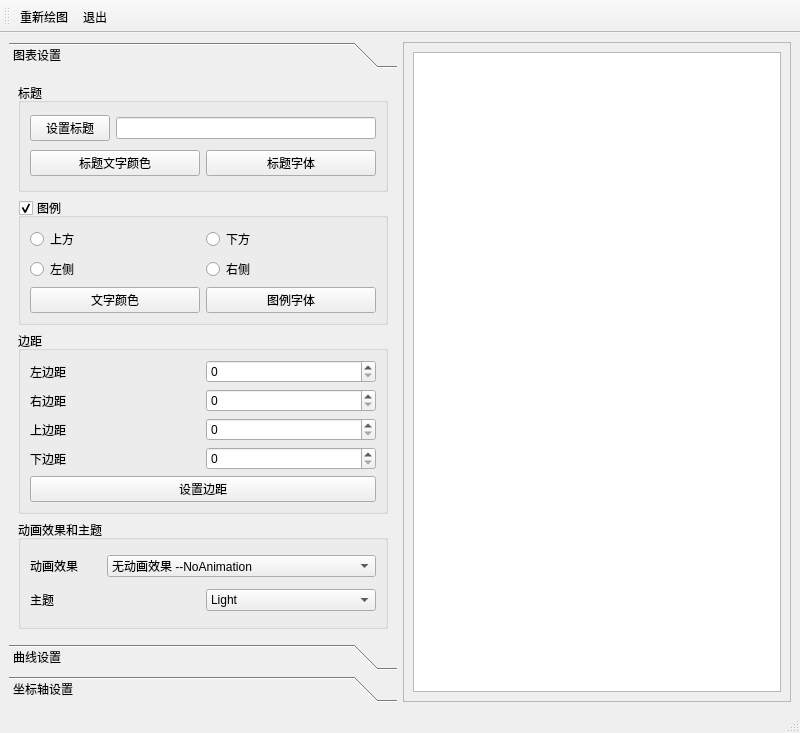
<?xml version="1.0" encoding="UTF-8"?>
<ui version="4.0">
 <class>MainWindow</class>
 <widget class="QMainWindow" name="MainWindow">
  <property name="geometry">
   <rect>
    <x>0</x>
    <y>0</y>
    <width>800</width>
    <height>733</height>
   </rect>
  </property>
  <property name="windowTitle">
   <string>MainWindow</string>
  </property>
  <widget class="QWidget" name="centralwidget">
   <layout class="QHBoxLayout" name="horizontalLayout_6">
    <item>
     <widget class="QToolBox" name="toolBox">
      <property name="currentIndex">
       <number>0</number>
      </property>
      <widget class="QWidget" name="page">
       <property name="geometry">
        <rect>
         <x>0</x>
         <y>-66</y>
         <width>453</width>
         <height>601</height>
        </rect>
       </property>
       <attribute name="label">
        <string>图表设置</string>
       </attribute>
       <layout class="QVBoxLayout" name="verticalLayout_13">
        <item>
         <widget class="QGroupBox" name="groupBox_title">
          <property name="title">
           <string>标题</string>
          </property>
          <layout class="QVBoxLayout" name="verticalLayout_10">
           <item>
            <layout class="QHBoxLayout" name="horizontalLayout_7">
             <item>
              <widget class="QPushButton" name="pushButton_setTitle">
               <property name="text">
                <string>设置标题</string>
               </property>
              </widget>
             </item>
             <item>
              <widget class="QLineEdit" name="lineEdit_titleText"/>
             </item>
            </layout>
           </item>
           <item>
            <layout class="QHBoxLayout" name="horizontalLayout_8">
             <item>
              <widget class="QPushButton" name="pushButton_titleTextColor">
               <property name="text">
                <string>标题文字颜色</string>
               </property>
              </widget>
             </item>
             <item>
              <widget class="QPushButton" name="pushButton_titleFont">
               <property name="text">
                <string>标题字体</string>
               </property>
              </widget>
             </item>
            </layout>
           </item>
          </layout>
         </widget>
        </item>
        <item>
         <widget class="QGroupBox" name="groupBox_graphItem">
          <property name="title">
           <string>图例</string>
          </property>
          <property name="checkable">
           <bool>true</bool>
          </property>
          <layout class="QVBoxLayout" name="verticalLayout_11">
           <item>
            <layout class="QHBoxLayout" name="horizontalLayout_9">
             <item>
              <widget class="QRadioButton" name="radioButton_top">
               <property name="text">
                <string>上方</string>
               </property>
              </widget>
             </item>
             <item>
              <widget class="QRadioButton" name="radioButton_bottom">
               <property name="text">
                <string>下方</string>
               </property>
              </widget>
             </item>
            </layout>
           </item>
           <item>
            <layout class="QHBoxLayout" name="horizontalLayout_10">
             <item>
              <widget class="QRadioButton" name="radioButton_left">
               <property name="text">
                <string>左侧</string>
               </property>
              </widget>
             </item>
             <item>
              <widget class="QRadioButton" name="radioButton_right">
               <property name="text">
                <string>右侧</string>
               </property>
              </widget>
             </item>
            </layout>
           </item>
           <item>
            <layout class="QHBoxLayout" name="horizontalLayout_11">
             <item>
              <widget class="QPushButton" name="pushButton_textColor">
               <property name="text">
                <string>文字颜色</string>
               </property>
              </widget>
             </item>
             <item>
              <widget class="QPushButton" name="pushButton_itemFont">
               <property name="text">
                <string>图例字体</string>
               </property>
              </widget>
             </item>
            </layout>
           </item>
          </layout>
         </widget>
        </item>
        <item>
         <widget class="QGroupBox" name="groupBox_margin">
          <property name="title">
           <string>边距</string>
          </property>
          <layout class="QVBoxLayout" name="verticalLayout_12">
           <item>
            <layout class="QHBoxLayout" name="horizontalLayout_12">
             <item>
              <widget class="QLabel" name="label_3">
               <property name="text">
                <string>左边距</string>
               </property>
              </widget>
             </item>
             <item>
              <widget class="QSpinBox" name="spinBox_left"/>
             </item>
            </layout>
           </item>
           <item>
            <layout class="QHBoxLayout" name="horizontalLayout_13">
             <item>
              <widget class="QLabel" name="label_4">
               <property name="text">
                <string>右边距</string>
               </property>
              </widget>
             </item>
             <item>
              <widget class="QSpinBox" name="spinBox_right"/>
             </item>
            </layout>
           </item>
           <item>
            <layout class="QHBoxLayout" name="horizontalLayout_14">
             <item>
              <widget class="QLabel" name="label_5">
               <property name="text">
                <string>上边距</string>
               </property>
              </widget>
             </item>
             <item>
              <widget class="QSpinBox" name="spinBox_top"/>
             </item>
            </layout>
           </item>
           <item>
            <layout class="QHBoxLayout" name="horizontalLayout_15">
             <item>
              <widget class="QLabel" name="label_6">
               <property name="text">
                <string>下边距</string>
               </property>
              </widget>
             </item>
             <item>
              <widget class="QSpinBox" name="spinBox_bottom"/>
             </item>
            </layout>
           </item>
           <item>
            <widget class="QPushButton" name="pushButton_setMargin">
             <property name="text">
              <string>设置边距</string>
             </property>
            </widget>
           </item>
          </layout>
         </widget>
        </item>
        <item>
         <widget class="QGroupBox" name="groupBox_animatEffect">
          <property name="title">
           <string>动画效果和主题</string>
          </property>
          <layout class="QVBoxLayout" name="verticalLayout_14">
           <item>
            <layout class="QHBoxLayout" name="horizontalLayout_16">
             <item>
              <widget class="QLabel" name="label_7">
               <property name="text">
                <string>动画效果</string>
               </property>
              </widget>
             </item>
             <item>
              <widget class="QComboBox" name="comboBox_animationEffect">
               <item>
                <property name="text">
                 <string>无动画效果 --NoAnimation</string>
                </property>
               </item>
               <item>
                <property name="text">
                 <string>背景网格有动画效果--GridAxisAnimations</string>
                </property>
               </item>
               <item>
                <property name="text">
                 <string>序列有动画效果--SeriesAnimations</string>
                </property>
               </item>
               <item>
                <property name="text">
                 <string>背景网格和序列都有动画效果--AllAnimations</string>
                </property>
               </item>
              </widget>
             </item>
            </layout>
           </item>
           <item>
            <layout class="QHBoxLayout" name="horizontalLayout_17">
             <item>
              <widget class="QLabel" name="label_8">
               <property name="text">
                <string>主题</string>
               </property>
              </widget>
             </item>
             <item>
              <widget class="QComboBox" name="comboBox_theme">
               <item>
                <property name="text">
                 <string>Light</string>
                </property>
               </item>
               <item>
                <property name="text">
                 <string>BlueCerulean</string>
                </property>
               </item>
               <item>
                <property name="text">
                 <string>Dark</string>
                </property>
               </item>
               <item>
                <property name="text">
                 <string>BrownSand</string>
                </property>
               </item>
               <item>
                <property name="text">
                 <string>BlueNcs</string>
                </property>
               </item>
               <item>
                <property name="text">
                 <string>HighContrast</string>
                </property>
               </item>
               <item>
                <property name="text">
                 <string>BlueIcy</string>
                </property>
               </item>
               <item>
                <property name="text">
                 <string>Qt</string>
                </property>
               </item>
               <item>
                <property name="text">
                 <string>none</string>
                </property>
               </item>
              </widget>
             </item>
            </layout>
           </item>
          </layout>
         </widget>
        </item>
       </layout>
      </widget>
      <widget class="QWidget" name="page_2">
       <property name="geometry">
        <rect>
         <x>0</x>
         <y>0</y>
         <width>386</width>
         <height>556</height>
        </rect>
       </property>
       <attribute name="label">
        <string>曲线设置</string>
       </attribute>
       <layout class="QVBoxLayout" name="verticalLayout_9">
        <item>
         <widget class="QGroupBox" name="groupBox_chooseSeries">
          <property name="title">
           <string>选择操作序列</string>
          </property>
          <layout class="QVBoxLayout" name="verticalLayout_2">
           <item>
            <layout class="QHBoxLayout" name="horizontalLayout">
             <item>
              <widget class="QRadioButton" name="radioButton_sinLine">
               <property name="text">
                <string>Sin曲线</string>
               </property>
              </widget>
             </item>
             <item>
              <widget class="QRadioButton" name="radioButton_cosLine">
               <property name="text">
                <string>Cos曲线</string>
               </property>
              </widget>
             </item>
            </layout>
           </item>
          </layout>
         </widget>
        </item>
        <item>
         <widget class="QGroupBox" name="groupBox_seriesLine">
          <property name="title">
           <string>序列曲线</string>
          </property>
          <property name="checkable">
           <bool>true</bool>
          </property>
          <property name="checked">
           <bool>true</bool>
          </property>
          <layout class="QVBoxLayout" name="verticalLayout_3">
           <item>
            <layout class="QHBoxLayout" name="horizontalLayout_2">
             <item>
              <widget class="QPushButton" name="pushButton_seriesName">
               <property name="text">
                <string>序列名称</string>
               </property>
              </widget>
             </item>
             <item>
              <widget class="QLineEdit" name="lineEdit_SeriesName"/>
             </item>
            </layout>
           </item>
           <item>
            <layout class="QHBoxLayout" name="horizontalLayout_3">
             <item>
              <widget class="QPushButton" name="pushButton_LineColor">
               <property name="text">
                <string>曲线颜色</string>
               </property>
              </widget>
             </item>
             <item>
              <widget class="QPushButton" name="pushButton_LinePen">
               <property name="text">
                <string>曲线Pen</string>
               </property>
              </widget>
             </item>
            </layout>
           </item>
          </layout>
         </widget>
        </item>
        <item>
         <widget class="QGroupBox" name="groupBox_useOpenGL">
          <property name="title">
           <string>使用openGL</string>
          </property>
          <property name="checkable">
           <bool>true</bool>
          </property>
          <layout class="QVBoxLayout" name="verticalLayout_8">
           <item>
            <layout class="QHBoxLayout" name="horizontalLayout_4">
             <item>
              <widget class="QLabel" name="label">
               <property name="text">
                <string>透明度</string>
               </property>
              </widget>
             </item>
             <item>
              <widget class="QSlider" name="horizontalSlider">
               <property name="orientation">
                <enum>Qt::Horizontal</enum>
               </property>
              </widget>
             </item>
            </layout>
           </item>
          </layout>
         </widget>
        </item>
        <item>
         <widget class="QGroupBox" name="groupBox_dataPoint">
          <property name="title">
           <string>数据点</string>
          </property>
          <property name="checkable">
           <bool>true</bool>
          </property>
          <layout class="QVBoxLayout" name="verticalLayout_7">
           <item>
            <layout class="QHBoxLayout" name="horizontalLayout_5">
             <item>
              <widget class="QLabel" name="label_2">
               <property name="text">
                <string>数据点大小</string>
               </property>
              </widget>
             </item>
             <item>
              <widget class="QDoubleSpinBox" name="doubleSpinBox">
               <property name="decimals">
                <number>1</number>
               </property>
              </widget>
             </item>
             <item>
              <widget class="QPushButton" name="pushButton_dataColor">
               <property name="text">
                <string>数据点颜色</string>
               </property>
              </widget>
             </item>
            </layout>
           </item>
          </layout>
         </widget>
        </item>
        <item>
         <widget class="QGroupBox" name="groupBox_dataLabel">
          <property name="title">
           <string>数据点标签</string>
          </property>
          <property name="checkable">
           <bool>true</bool>
          </property>
          <layout class="QVBoxLayout" name="verticalLayout_6">
           <item>
            <widget class="QGroupBox" name="groupBox_6">
             <property name="title">
              <string>标签样式</string>
             </property>
             <layout class="QVBoxLayout" name="verticalLayout_5">
              <item>
               <layout class="QVBoxLayout" name="verticalLayout_4">
                <item>
                 <widget class="QRadioButton" name="radioButton_labelStyley">
                  <property name="text">
                   <string>@yPoint</string>
                  </property>
                 </widget>
                </item>
                <item>
                 <widget class="QRadioButton" name="radioButton_labelStylexy">
                  <property name="text">
                   <string>(@xPoint,@yPoint)</string>
                  </property>
                 </widget>
                </item>
               </layout>
              </item>
             </layout>
            </widget>
           </item>
          </layout>
         </widget>
        </item>
       </layout>
      </widget>
      <widget class="QWidget" name="page_3">
       <property name="geometry">
        <rect>
         <x>0</x>
         <y>-286</y>
         <width>365</width>
         <height>842</height>
        </rect>
       </property>
       <attribute name="label">
        <string>坐标轴设置</string>
       </attribute>
       <layout class="QVBoxLayout" name="verticalLayout_20">
        <item>
         <widget class="QGroupBox" name="groupBox_chooseRadix">
          <property name="title">
           <string>选择操作的坐标轴对象</string>
          </property>
          <layout class="QHBoxLayout" name="horizontalLayout_18">
           <item>
            <widget class="QRadioButton" name="radioButton_radixX">
             <property name="text">
              <string>X轴</string>
             </property>
            </widget>
           </item>
           <item>
            <widget class="QRadioButton" name="radioButton_radixY">
             <property name="text">
              <string>Y轴</string>
             </property>
            </widget>
           </item>
          </layout>
         </widget>
        </item>
        <item>
         <widget class="QGroupBox" name="groupBox_radixLineSet">
          <property name="title">
           <string>坐标轴(setVisible())</string>
          </property>
          <property name="checkable">
           <bool>true</bool>
          </property>
          <layout class="QVBoxLayout" name="verticalLayout_15">
           <item>
            <layout class="QHBoxLayout" name="horizontalLayout_19">
             <item>
              <widget class="QLabel" name="label_9">
               <property name="text">
                <string>最小值 </string>
               </property>
              </widget>
             </item>
             <item>
              <widget class="QDoubleSpinBox" name="doubleSpinBox_minValue"/>
             </item>
             <item>
              <widget class="QCheckBox" name="checkBox_inverseRadix">
               <property name="text">
                <string>坐标反向</string>
               </property>
              </widget>
             </item>
            </layout>
           </item>
           <item>
            <layout class="QHBoxLayout" name="horizontalLayout_20">
             <item>
              <widget class="QLabel" name="label_10">
               <property name="text">
                <string>最大值 </string>
               </property>
              </widget>
             </item>
             <item>
              <widget class="QDoubleSpinBox" name="doubleSpinBox_maxValue"/>
             </item>
             <item>
              <widget class="QPushButton" name="pushButton_setRadixRange">
               <property name="text">
                <string>设置坐标范围</string>
               </property>
              </widget>
             </item>
            </layout>
           </item>
          </layout>
         </widget>
        </item>
        <item>
         <widget class="QGroupBox" name="groupBox_radixLineTitle">
          <property name="title">
           <string>轴标题（setTitleVisible())</string>
          </property>
          <property name="checkable">
           <bool>true</bool>
          </property>
          <layout class="QVBoxLayout" name="verticalLayout_17">
           <item>
            <layout class="QHBoxLayout" name="horizontalLayout_23">
             <item>
              <widget class="QPushButton" name="pushButton_setLineTitle">
               <property name="text">
                <string>设置轴标题</string>
               </property>
              </widget>
             </item>
             <item>
              <widget class="QLineEdit" name="lineEdit_LineTitle"/>
             </item>
            </layout>
           </item>
           <item>
            <layout class="QHBoxLayout" name="horizontalLayout_24">
             <item>
              <widget class="QPushButton" name="pushButton_setLineTitleColor">
               <property name="text">
                <string>文字颜色</string>
               </property>
              </widget>
             </item>
             <item>
              <widget class="QPushButton" name="pushButton_setLineTitleFont">
               <property name="text">
                <string>设置字体</string>
               </property>
              </widget>
             </item>
            </layout>
           </item>
          </layout>
         </widget>
        </item>
        <item>
         <widget class="QGroupBox" name="groupBox_radixTickLabel">
          <property name="title">
           <string>轴刻度标签</string>
          </property>
          <property name="checkable">
           <bool>true</bool>
          </property>
          <layout class="QVBoxLayout" name="verticalLayout_16">
           <item>
            <layout class="QHBoxLayout" name="horizontalLayout_21">
             <item>
              <widget class="QPushButton" name="pushButton_setLabelFormat">
               <property name="text">
                <string>设置标签格式</string>
               </property>
              </widget>
             </item>
             <item>
              <widget class="QLineEdit" name="lineEdit_radixLineTickLabelFormat"/>
             </item>
            </layout>
           </item>
           <item>
            <layout class="QHBoxLayout" name="horizontalLayout_22">
             <item>
              <widget class="QPushButton" name="pushButton_6">
               <property name="text">
                <string>文字颜色</string>
               </property>
              </widget>
             </item>
             <item>
              <widget class="QPushButton" name="pushButton_setLabelFont">
               <property name="text">
                <string>设置字体</string>
               </property>
              </widget>
             </item>
            </layout>
           </item>
          </layout>
         </widget>
        </item>
        <item>
         <widget class="QGroupBox" name="groupBox_radixLine">
          <property name="title">
           <string>轴线和主刻度(setLineVisible())</string>
          </property>
          <property name="checkable">
           <bool>true</bool>
          </property>
          <layout class="QVBoxLayout" name="verticalLayout_18">
           <item>
            <layout class="QHBoxLayout" name="horizontalLayout_29">
             <item>
              <widget class="QRadioButton" name="radioButton_fixTick">
               <property name="text">
                <string>固定刻度</string>
               </property>
              </widget>
             </item>
             <item>
              <widget class="QRadioButton" name="radioButton_dynimicTick">
               <property name="text">
                <string>动态刻度</string>
               </property>
              </widget>
             </item>
            </layout>
           </item>
           <item>
            <layout class="QHBoxLayout" name="horizontalLayout_28">
             <item>
              <widget class="QLabel" name="label_11">
               <property name="text">
                <string>Tick个数</string>
               </property>
              </widget>
             </item>
             <item>
              <widget class="QSpinBox" name="spinBox_tickCnt"/>
             </item>
            </layout>
           </item>
           <item>
            <layout class="QHBoxLayout" name="horizontalLayout_27">
             <item>
              <widget class="QLabel" name="label_12">
               <property name="text">
                <string>刻度起点值</string>
               </property>
              </widget>
             </item>
             <item>
              <widget class="QDoubleSpinBox" name="doubleSpinBox_startTickValue"/>
             </item>
            </layout>
           </item>
           <item>
            <layout class="QHBoxLayout" name="horizontalLayout_26">
             <item>
              <widget class="QLabel" name="label_13">
               <property name="text">
                <string>刻度间隔值</string>
               </property>
              </widget>
             </item>
             <item>
              <widget class="QDoubleSpinBox" name="doubleSpinBox_tickInterValue"/>
             </item>
            </layout>
           </item>
           <item>
            <layout class="QHBoxLayout" name="horizontalLayout_25">
             <item>
              <widget class="QPushButton" name="pushButton_lineTickPen">
               <property name="text">
                <string>线条Pen</string>
               </property>
              </widget>
             </item>
             <item>
              <widget class="QPushButton" name="pushButton_LineTickColor">
               <property name="text">
                <string>线条颜色</string>
               </property>
              </widget>
             </item>
            </layout>
           </item>
          </layout>
         </widget>
        </item>
        <item>
         <widget class="QGroupBox" name="groupBox_radixGridLine">
          <property name="title">
           <string>主网格线(setGridLineVisible())</string>
          </property>
          <property name="checkable">
           <bool>true</bool>
          </property>
          <layout class="QHBoxLayout" name="horizontalLayout_30">
           <item>
            <widget class="QPushButton" name="pushButton_GridPen">
             <property name="text">
              <string>线条Pen</string>
             </property>
            </widget>
           </item>
           <item>
            <widget class="QPushButton" name="pushButton_GridColor">
             <property name="text">
              <string>线条颜色</string>
             </property>
            </widget>
           </item>
          </layout>
         </widget>
        </item>
        <item>
         <widget class="QGroupBox" name="groupBox_radixMinorGridLine">
          <property name="title">
           <string>次网格线(setMinorGridLineVisible())</string>
          </property>
          <property name="flat">
           <bool>false</bool>
          </property>
          <property name="checkable">
           <bool>true</bool>
          </property>
          <layout class="QVBoxLayout" name="verticalLayout_19">
           <item>
            <layout class="QHBoxLayout" name="horizontalLayout_31">
             <item>
              <widget class="QLabel" name="label_14">
               <property name="text">
                <string>MinorTick个数</string>
               </property>
              </widget>
             </item>
             <item>
              <widget class="QSpinBox" name="spinBox_minorTickCnt"/>
             </item>
            </layout>
           </item>
           <item>
            <layout class="QHBoxLayout" name="horizontalLayout_32">
             <item>
              <widget class="QPushButton" name="pushButton_minorGridPen">
               <property name="text">
                <string>线条Pen</string>
               </property>
              </widget>
             </item>
             <item>
              <widget class="QPushButton" name="pushButton_MinorGridColor">
               <property name="text">
                <string>线条颜色</string>
               </property>
              </widget>
             </item>
            </layout>
           </item>
          </layout>
         </widget>
        </item>
       </layout>
      </widget>
     </widget>
    </item>
    <item>
     <widget class="QFrame" name="frame">
      <property name="frameShape">
       <enum>QFrame::StyledPanel</enum>
      </property>
      <property name="frameShadow">
       <enum>QFrame::Raised</enum>
      </property>
      <layout class="QVBoxLayout" name="verticalLayout">
       <item>
        <widget class="QChartView" name="chartView"/>
       </item>
      </layout>
     </widget>
    </item>
   </layout>
  </widget>
  <widget class="QStatusBar" name="statusbar"/>
  <widget class="QToolBar" name="toolBar">
   <property name="windowTitle">
    <string>toolBar</string>
   </property>
   <attribute name="toolBarArea">
    <enum>TopToolBarArea</enum>
   </attribute>
   <attribute name="toolBarBreak">
    <bool>false</bool>
   </attribute>
   <addaction name="action_RedrawChart"/>
   <addaction name="action_quit"/>
  </widget>
  <action name="action_RedrawChart">
   <property name="text">
    <string>重新绘图</string>
   </property>
   <property name="toolTip">
    <string>重新绘图</string>
   </property>
   <property name="menuRole">
    <enum>QAction::NoRole</enum>
   </property>
  </action>
  <action name="action_quit">
   <property name="text">
    <string>退出</string>
   </property>
   <property name="toolTip">
    <string>退出程序</string>
   </property>
   <property name="menuRole">
    <enum>QAction::NoRole</enum>
   </property>
  </action>
 </widget>
 <customwidgets>
  <customwidget>
   <class>QChartView</class>
   <extends>QGraphicsView</extends>
   <header location="global">qchartview.h</header>
  </customwidget>
 </customwidgets>
 <resources/>
 <connections>
  <connection>
   <sender>action_quit</sender>
   <signal>triggered()</signal>
   <receiver>MainWindow</receiver>
   <slot>close()</slot>
   <hints>
    <hint type="sourcelabel">
     <x>-1</x>
     <y>-1</y>
    </hint>
    <hint type="destinationlabel">
     <x>399</x>
     <y>366</y>
    </hint>
   </hints>
  </connection>
 </connections>
</ui>
